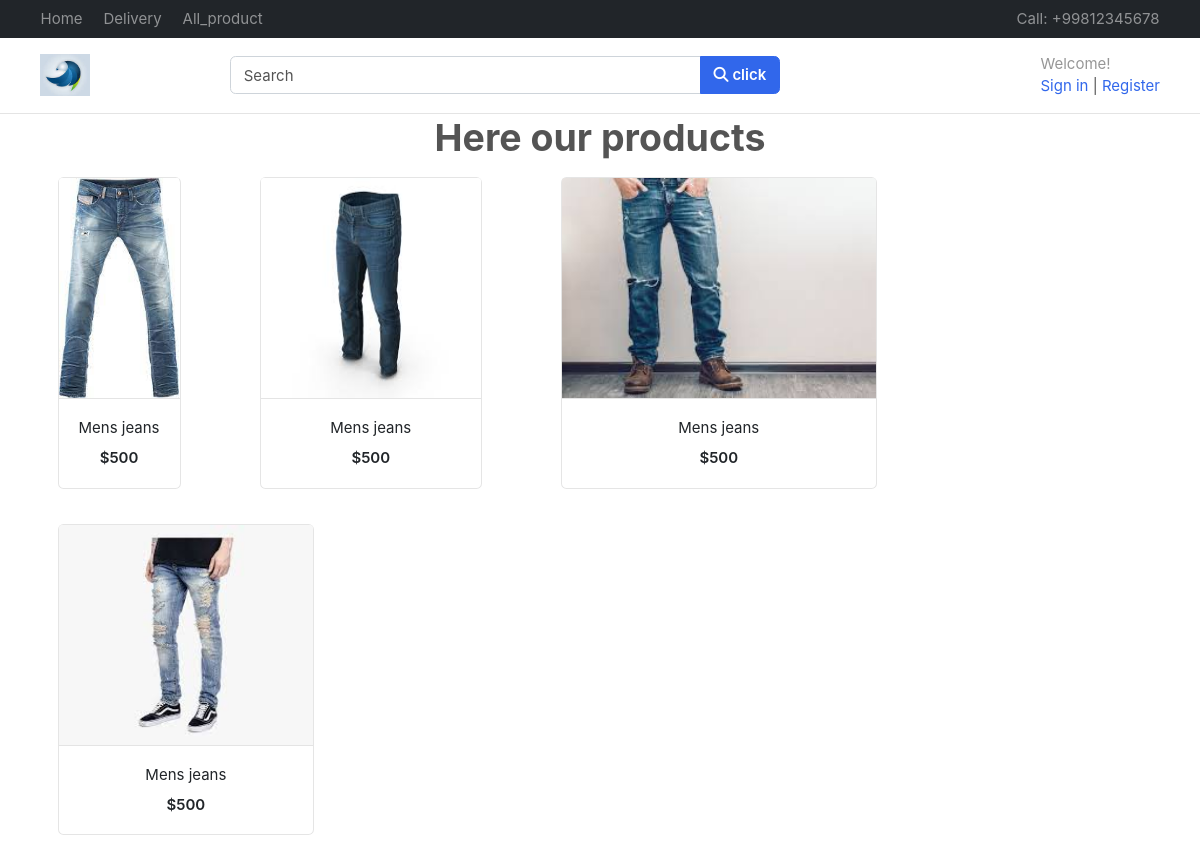
Screenshot of /product/Details/mens-jeans with the database file from the repository.
### products/models.py (models this page shows, shortened)
class Product_Image(BaseModel1):
    product=models.ForeignKey(Product, on_delete=models.CASCADE, related_name="product_images")
    identify_no=models.BigIntegerField(default=0)
    image=models.ImageField(upload_to='product')

class Product (BaseModel1):
    product_name=models.CharField(max_length=100)
    category=models.ForeignKey(Category, on_delete=models.CASCADE, related_name='products')
    slug=models.SlugField(unique=True, null=True, blank=True)
    price=models.IntegerField()
    product_description=models.TextField()

### products/views.py (the view)
# urls.py: path('Details/<inp>', product ,name="product_Detail_page"),
def product(request, inp):
    prod=Product.objects.get(slug=inp)
    img=prod.product_images.all()
    return render(request, "product/product.html",{"x":prod,"y":img})

### templates/product/product.html
{% extends "base/base.html"%}
{% block start %}
<center><h1>Here our products<style>text-agile:centre</style></h1></center>
{% for i in y %}
<div class="d-inline-flex p-2">
    <div class="container" style="padding-left:50px;">
            <figure class="card card-product-grid">
                <div class="img-wrap"> <img src="/media/{{i.image}}"> </div>
                <figcaption class="info-wrap border-top" >
                    <a href="{% url 'Show_page' i.identify_no %}" class="title" style="text-align: center;">{{x.product_name}}</a>
                    <div class="price mt-2" style="text-align: center;">${{x.price}}</div>
                </figcaption>
            </figure>
    </div>
</div>
{% endfor %}
{% endblock %}

### public/static/css/ui.css (style rules this page uses)
html { font-family: 'Inter', sans-serif; font-size: 15px; }
.img-wrap { text-align: center; display: block; }
.img-wrap img { max-width: 100%; }
figure { margin-bottom: 0; }
.card .title { color: #212529; }
[class*='card-product'] a.title { color: #212529; display: block; }
[class*='card-product'] .img-wrap { overflow: hidden; position: relative; }
[class*='card-product'] .img-wrap img { height: 100%; max-width: 100%; width: auto; display: inline-block; object-fit: cover; }
.card-product-grid { margin-bottom: 20px; }
.card-product-grid .img-wrap { border-radius: 0.2rem 0.2rem 0 0; height: 220px; }
.card-product-grid .info-wrap { overflow: hidden; padding: 18px 20px; }
.card .img-wrap { overflow: hidden; }
.price { font-weight: 600; color: #212529; }

### rows the page displays
Product_Image: image (picture)
Product: product_name "Mens jeans", price "500"
Product_Image: image (picture)
Product_Image: image (picture)
Product_Image: image (picture)
